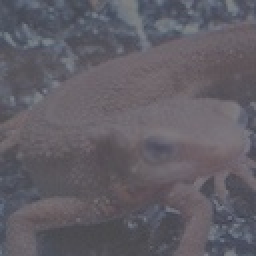
#> input picture Image_Processing_100_Questions/Question_21_30/imori_dark.jpg, 128 x 128 px (shown 2 times larger)
$ python Q21_histogram_normalization.py
#> lines starting #> are read from the running program, lines starting #| are printed output that depends on the picture
#> further down, src is the input picture: shape (128, 128, 3); mean B, G, R 101.9, 94, 97.2
import cv2
import numpy as np
import matplotlib.pyplot as plt


def normalization(src):
    a, b = 0., 255.
    min_val = np.min(src)
#> min_val = 60
    max_val = np.max(src)
#> max_val = 141

    out = src.copy().astype(np.float32)

    out[out < a] = a
    out[out > b] = b
    out = (b - a) / (max_val - min_val) * (out - min_val) + a
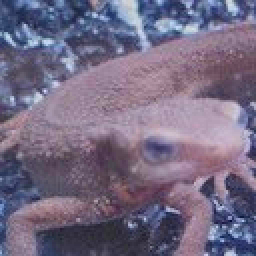
#> out: shape (128, 128, 3) float32 (shown 2 times larger); mean B, G, R 131.9, 107.1, 117.2

    out = out.astype(np.uint8)

    return out


src = cv2.imread("imori_dark.jpg")

out = normalization(src)

plt.hist(out.ravel(), bins=255, rwidth=0.8, range=(0, 255))
plt.savefig("answer_21_2.png")
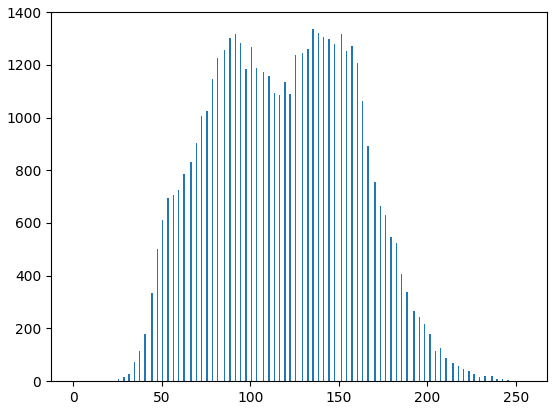
#> figure drawn by matplotlib, 1 panel; tallest bar 1335 high, from x = 135.1 to 135.9
plt.show()

cv2.imshow("result", out)
cv2.imwrite("answer_21_1.jpg", out)
cv2.waitKey(0)
cv2.destroyAllWindows()
